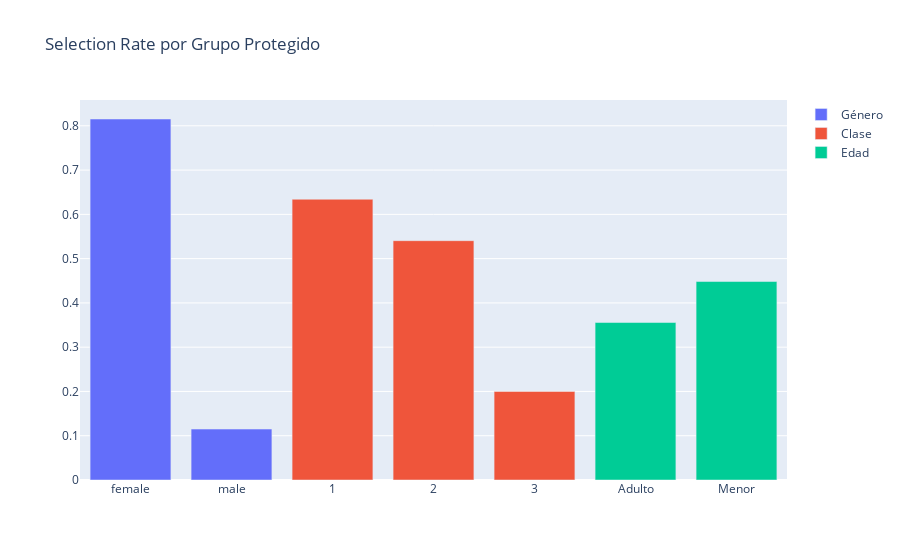

The notebook cell saved with this chart:
### Markdown cell above
1. DISPARIDAD DEMOGRÁFICA (Statistical Parity)

### Code cell
from fairlearn.metrics import selection_rate, MetricFrame
import plotly.graph_objects as go

y_pred_bin = (y_pred_proba_val_rf >= 0.5).astype(int)

grupos = {
    'Género': X_val_rf['Sex'],
    'Clase': X_val_rf['Pclass'],
    'Edad': (X_val_rf['Age'] < 18).map({True: 'Menor', False: 'Adulto'})
}

print("=== DISPARIDAD DEMOGRÁFICA (Statistical Parity) ===")
fig = go.Figure()
for nombre, grupo in grupos.items():
    mf = MetricFrame(metrics=selection_rate, y_true=y_val_rf, y_pred=y_pred_bin, sensitive_features=grupo)
    print("Selection Rate por grupo:")
    print(mf.by_group)
    print("Diferencia:", mf.difference())
    print("Ratio:", mf.ratio())
    fig.add_trace(go.Bar(x=list(mf.by_group.index), y=mf.by_group.values, name=nombre))
fig.update_layout(title="Selection Rate por Grupo Protegido", barmode='group')
fig.show()

### Figure 1 — Plotly figure (JSON) as saved in the notebook; plotly's stock layout.template omitted (floating-point values rounded to 4 significant figures)
{"data": [{"name": "Género", "type": "bar", "x": ["female", "male"], "y": [0.8154, 0.115]}, {"name": "Clase", "type": "bar", "x": [1, 2, 3], "y": [0.6341, 0.5405, 0.2]}, {"name": "Edad", "type": "bar", "x": ["Adulto", "Menor"], "y": [0.3557, 0.4483]}], "layout": {"barmode": "group", "title": {"text": "Selection Rate por Grupo Protegido"}}}
